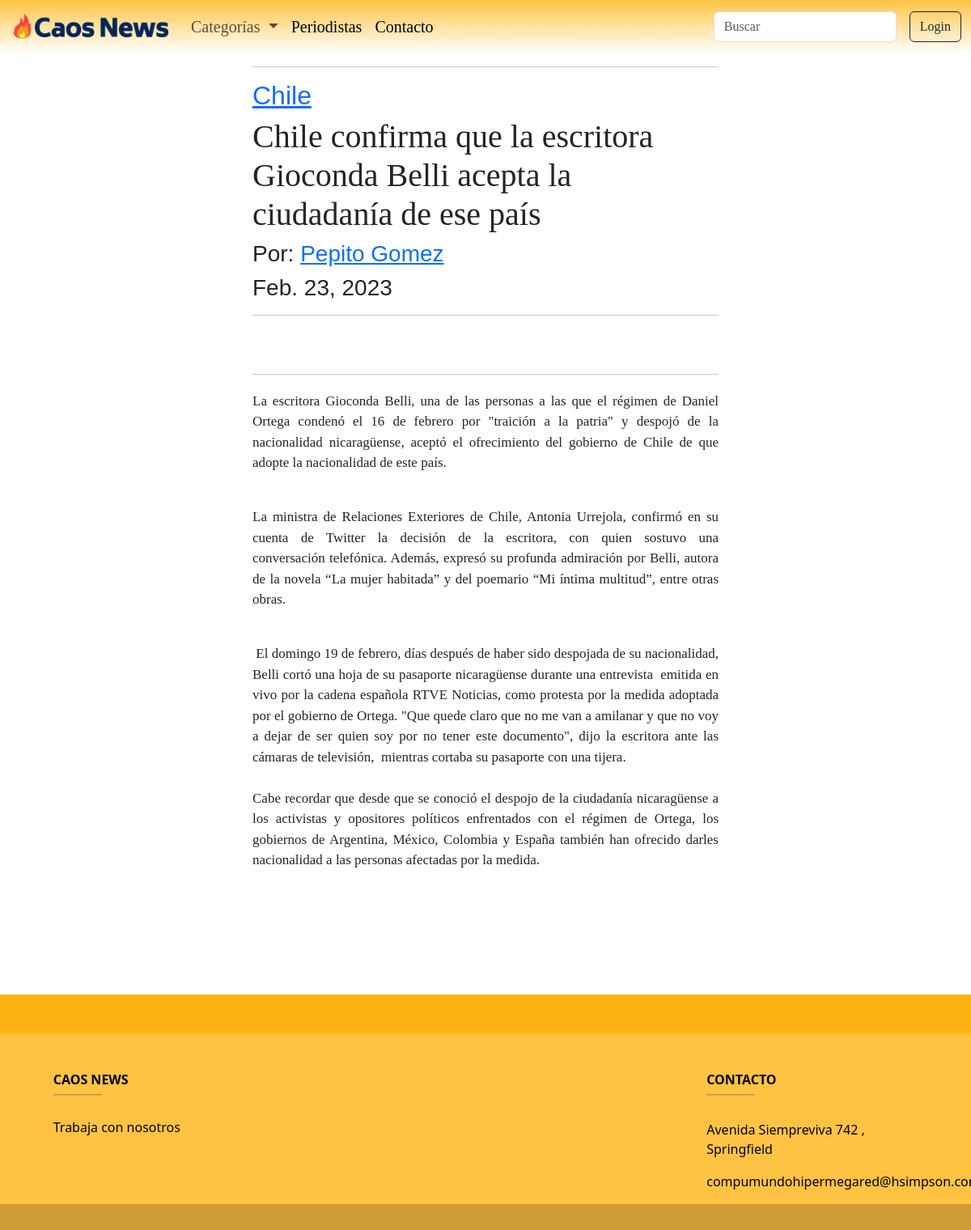
Screenshot of /contenido_noticia/27/ with the database file from the repository.
### appweb/models.py (models this page shows, shortened)
class Noticia(models.Model):
    categoria = models.ForeignKey(Categoria, on_delete=models.CASCADE, null=True)
    titulo = models.CharField(max_length=150)
    subtitulo = models.CharField(max_length=250)
    autor = models.ForeignKey(Autor, on_delete=models.CASCADE, null=True)
    fecha = models.DateField()
    cuerpo = RichTextField(null=True)
    imagen = models.ImageField(upload_to="imagenes_noticias", null=True)
    motivo = models.TextField(null=True)
    estado = models.IntegerField(choices=estados_noticia, default=0)

class Categoria(models.Model):
    nombre=models.CharField(max_length=150)
    def __str__(self):
        return self.nombre

class Autor(models.Model):
    nombre = models.CharField(max_length=150, null=True)
    imagen = models.ImageField(upload_to="imagenes_perfil", null=True)
    descripcion = RichTextField(null=True)
    usuario = models.ForeignKey(User, on_delete=models.CASCADE, null=True)
    def __str__(self):
       texto="{0}"
       return texto.format(self.nombre)

### appweb/views.py (the view)
# urls.py: path('contenido_noticia/<pk>/', contenidoNoticia, name="contenido_noticia"),
def contenidoNoticia(request, pk):
    noticia = get_object_or_404(Noticia, pk=pk)
    cont_noticia = Noticia.objects.filter(pk=pk)
    data = {
        "noti": noticia,
        "contenido_noti":  cont_noticia,
    }
    return render(request, "contenido_noticia.html", data)

### appweb/templates/contenido_noticia.html (shortened to what this page needs)
{% extends 'base.html' %}
{% load static %}
{% block contenido %}
<div class="container-fluid " style="margin-bottom: 60px;">
    <div class="row">
        <div class="col-3"></div>
        <div class="col-6">
            <hr>
            {% for n in contenido_noti   %}
            <a href="{% url 'categoria-chile' %}">
                <h2>{{n.categoria}}</h2>
            </a>
            <h1>{{n.titulo}}</h1>
            <h3>Por: <a href="#">{{n.autor}}</a></h3>
            <h3>{{n.fecha}}</h3>
            <hr>
        </div>
        <div class="col-3"></div>
    </div>
    <div class="row">
        <div class="col-3"></div>
        <div class="col-6">
            {% if n.imagen %}
            <div>
            </div>
            {% else %}
            <div>
                <img class="mainImageStyle" src="{% static './images/placeholder.png' %}" alt="">
            </div>
            {% endif %}
            <hr>
            <div class="paragraph">
                {{n.cuerpo|safe}}
            </div>
        </div>
        <div class="col-3"></div>
    </div>
    {% endfor %}
</div>
</body>
{% endblock %}

### appweb/static/css/style.css (style rules this page uses)
a { text-decoration: none; color: black; }
h1 { font-family: 'Times New Roman', Times, serif; font-size: 50px; text-align: left; margin-bottom: 20px; }
h2 { font-family:'Franklin Gothic Medium', 'Arial Narrow', Arial, sans-serif; font-size: 28px; color:rgb(0, 0, 95); font-weight: bolder; text-align: left; margin-top: 50px; }
h3 { font-family:'Gill Sans', 'Gill Sans MT', 'Calibri', 'Trebuchet MS', sans-serif; font-size: 20px; text-align: left; color: gray; }
.paragraph { font-family: 'Times New Roman', Times, serif; font-size: 17px; text-align: justify; margin-top: 20px; margin-bottom: 20px; }

### rows the page displays
Noticia: categoria "Chile", titulo "Chile confirma que la escritora Gioconda Belli acepta la ciudadanía de ese país", autor "Pepito Gomez", fecha "Feb. 23, 2023", cuerpo "La escritora Gioconda Belli, una de las personas a las que el régimen de Daniel Ortega condenó el 16 de febrero por \"traición a la patria\" y despojó de la nacionalidad nicaragüense, aceptó el ofrecimiento del gobierno de Chile de que adopte la nacionalidad de este país. La ministra de Relaciones Exteriores de Chile, Antonia Urrejola, confirmó en su cuenta de Twitter la decisión de la escritora, con quien sostuvo una conversación telefónica. Además, expresó su profunda admiración por Belli, autora de la novela “La mujer habitada” y del poemario “Mi íntima multitud”, entre otras obras. El domingo 19 de febrero, días después de haber sido despojada de su nacionalidad, Belli cortó una hoja de…"
